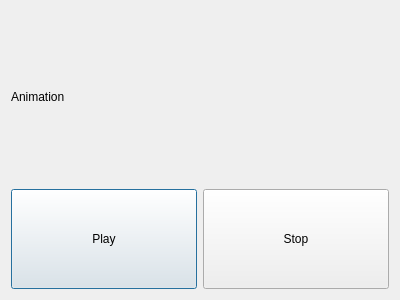
<?xml version="1.0" encoding="UTF-8"?>
<ui version="4.0">
 <class>AnimationDialog</class>
 <widget class="QDialog" name="AnimationDialog">
  <property name="geometry">
   <rect>
    <x>0</x>
    <y>0</y>
    <width>400</width>
    <height>300</height>
   </rect>
  </property>
  <property name="windowTitle">
   <string>Animation</string>
  </property>
  <layout class="QVBoxLayout" name="verticalLayout">
   <item>
    <widget class="QLabel" name="animation_label">
     <property name="text">
      <string>Animation</string>
     </property>
    </widget>
   </item>
   <item>
    <layout class="QHBoxLayout" name="horizontalLayout">
     <item>
      <widget class="QPushButton" name="play_button">
       <property name="minimumSize">
        <size>
         <width>0</width>
         <height>100</height>
        </size>
       </property>
       <property name="text">
        <string>Play</string>
       </property>
       <property name="icon">
        <iconset resource="../resources.qrc">
         <normaloff>:/images/play_icon.png</normaloff>:/images/play_icon.png</iconset>
       </property>
      </widget>
     </item>
     <item>
      <widget class="QPushButton" name="stop_button">
       <property name="minimumSize">
        <size>
         <width>0</width>
         <height>100</height>
        </size>
       </property>
       <property name="text">
        <string>Stop</string>
       </property>
       <property name="icon">
        <iconset resource="../resources.qrc">
         <normaloff>:/images/stop_icon.png</normaloff>:/images/stop_icon.png</iconset>
       </property>
      </widget>
     </item>
    </layout>
   </item>
  </layout>
 </widget>
 <resources>
  <include location="../resources.qrc"/>
 </resources>
 <connections/>
</ui>
